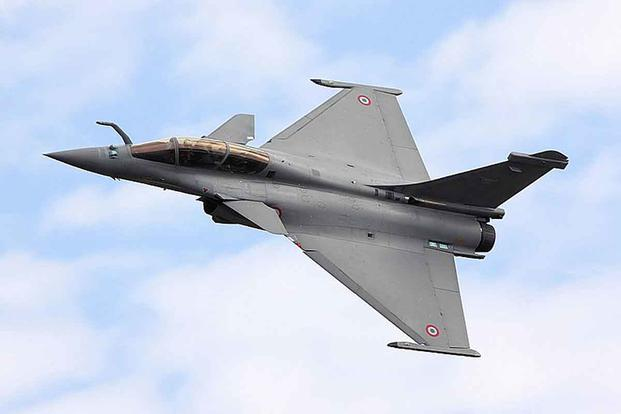
%> input picture Jet1.jpg, 621 x 414 px
$ octave Logpolar.m   (GNU Octave 9; MATLAB toolbox functions it lacks are replaced by stand-ins)
%> lines starting %> are read from the running program, lines starting %| are printed output that depends on the picture
close all;
%a  = imread('Leaning-Tower-of-Pisa-Italy.jpg'); %% uncomment it if you want to use tower of Pisa
a = imread('jet1.jpg'); %% comment it if you want to use tower of Pisa
%> a is the input picture: size 414x621x3 uint8; mean R, G, B 195.9, 205.6, 223.8
a  = rgb2gray(a);
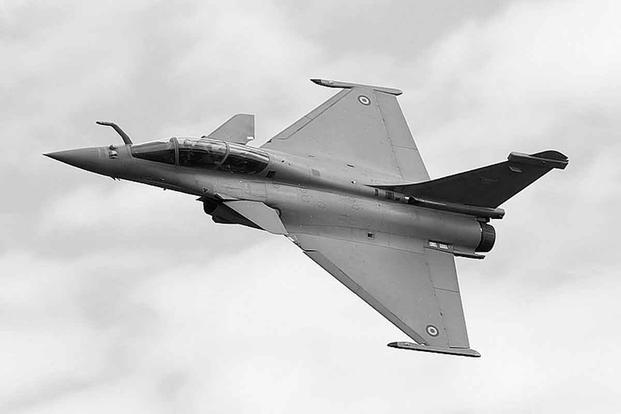
%> a: size 414x621 uint8; min 0, max 255, mean 204.8
figure,imshow(a)
a = imrotate(a, 30); %% comment it if you do not want to rotate
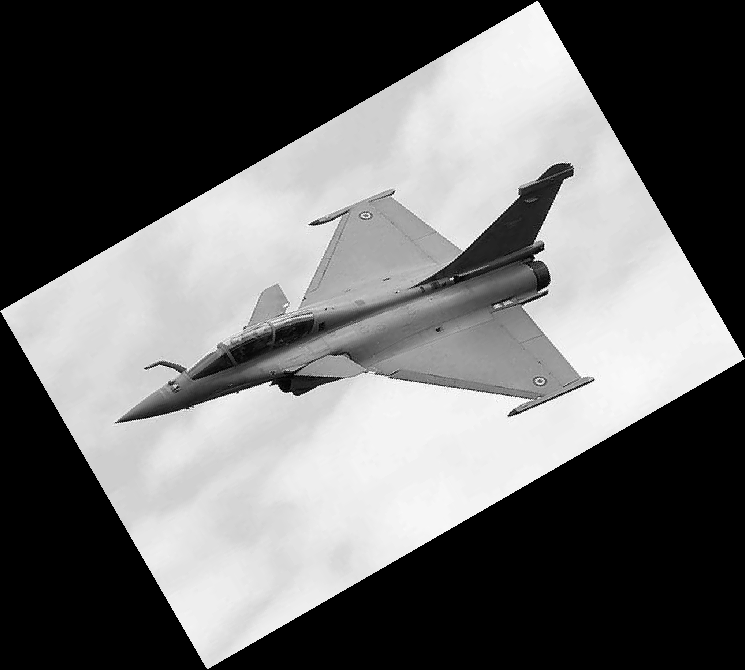
%> a: size 670x745 uint8; min 0, max 255, mean 105.5
a = imtranslate(a,[50.3, 20.1],'FillValues',0);
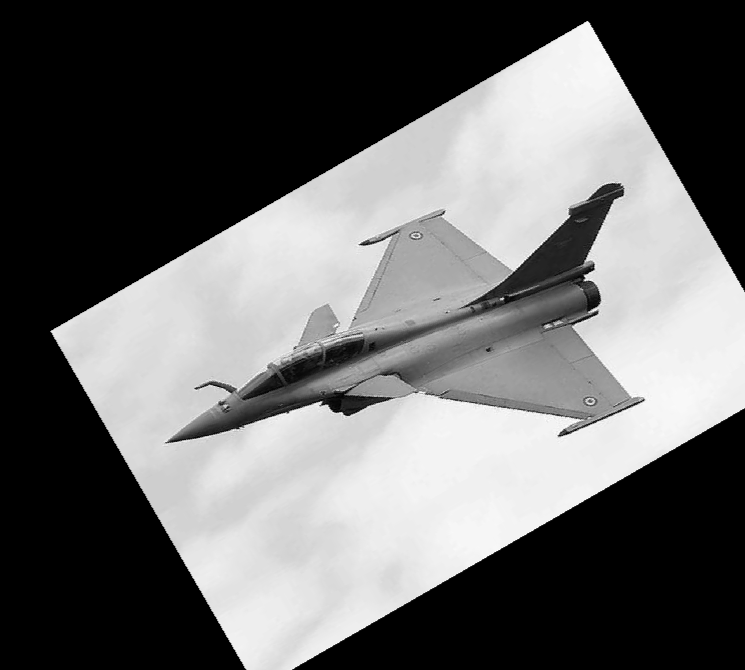
%> a: size 670x745 uint8; min 0, max 254, mean 103.9
figure,imshow(a) %% Translated image
xc = 0.5 + size(a,2)/2;
%> xc = 373
yc = 0.5 + size(a,1)/2;
%> yc = 335.5
nr = min(size(a,2),size(a,1));
%> nr = 670
rmin = 0.1;
rmax = min(xc,yc);
%> rmax = 335.5
nw = -2*pi*(nr-1) / log(rmin/rmax);
%> nw = 517.8
rmin = 0.1;
rmax = min([xc-0.5,yc-0.5]);
%> rmax = 335
logRho = linspace(log(rmin),log(rmax),nr);
%> logRho = 670 values from -2.3 to 5.81
rho = exp(logRho);
%> rho = 670 values from 0.1 to 335
deltaTheta = 2*pi / nw;
%> deltaTheta = 0.0121
theta = linspace(0,2*pi-deltaTheta,nw);
%> theta = 517 values from 0 to 6.27
[rho,theta] = meshgrid(rho,theta);
[X,Y] = pol2cart(theta,rho);
X = X+xc;
Y = Y+yc;
figure, imagesc(a); colormap gray; hold on
plot(X,Y,'.');
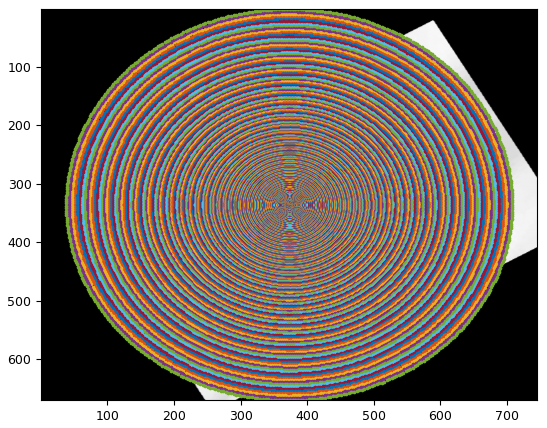
%> figure redrawn from the program's plot data
logPolarImage = interp2(double(a),X,Y);
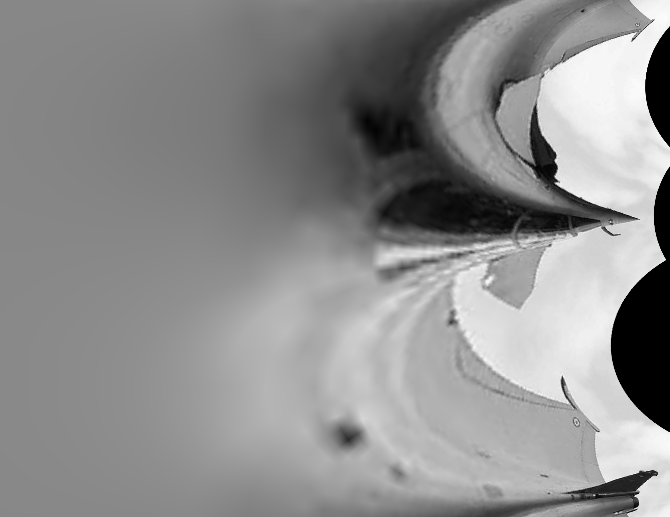
%> logPolarImage: size 517x670 double; 0.01% of the values are NaN or infinite; the others: min 0, max 251.7, mean 140.2; drawn with min black, max white, NaN and infinite black
figure, imagesc(logPolarImage); colormap gray %% log polar plot
